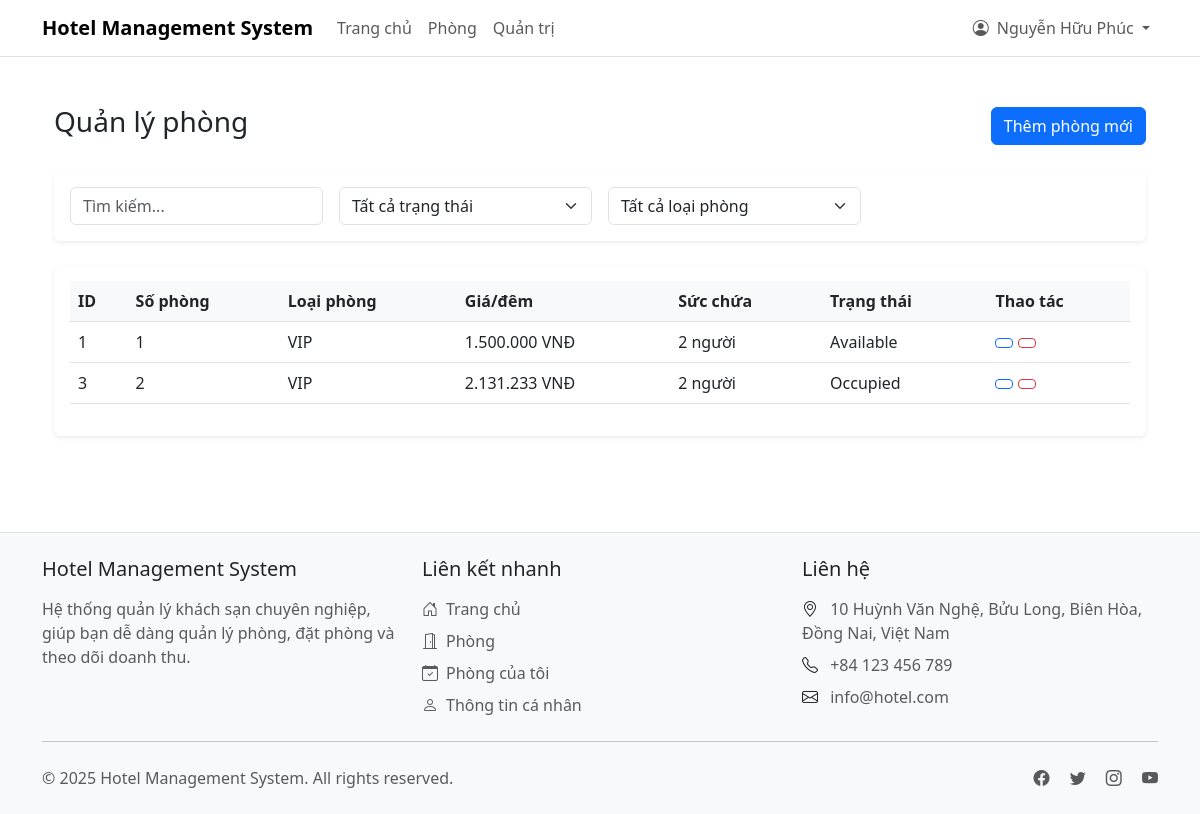
Screenshot of /admin/rooms.php (signed in) with the database file from the repository.
### tables this page shows
CREATE TABLE `rooms` (
  `id` int(11) NOT NULL,
  `room_number` varchar(10) NOT NULL,
  `type` varchar(50) NOT NULL,
  `price_per_night` decimal(10,2) NOT NULL,
  `capacity` int(11) NOT NULL,
  `description` text DEFAULT NULL,
  `status` enum('available','occupied','maintenance') DEFAULT 'available',
  `created_at` timestamp NOT NULL DEFAULT current_timestamp(),
  `updated_at` timestamp NOT NULL DEFAULT current_timestamp() ON UPDATE current_timestamp(),
  `image` varchar(255) DEFAULT NULL
);

### config/Database.php (called while the page is built, shortened)
<?php
class Database {
    private static $instance = null;
    private $pdo;
    private function __construct() {
        try {
            $host = 'localhost';
            $dbname = 'hotel_management2';
            $username = 'root';
            $password = '';
            $this->pdo = new PDO(
                "mysql:host=$host;dbname=$dbname;charset=utf8mb4",
                $username,
                $password,
                [
                    PDO::ATTR_ERRMODE => PDO::ERRMODE_EXCEPTION,
                    PDO::ATTR_DEFAULT_FETCH_MODE => PDO::FETCH_ASSOC,
                    PDO::ATTR_EMULATE_PREPARES => false
                ]
            );
        } catch (PDOException $e) {
            error_log("Database connection failed: " . $e->getMessage());
            throw new Exception("Database connection failed");
        }
    }
    public static function getInstance() {
        if (self::$instance === null) {
            self::$instance = new self();
        }
        return self::$instance;
    }
    public function query($sql, $params = []) {
        try {
            $stmt = $this->pdo->prepare($sql);
            $stmt->execute($params);
            return $stmt;
        } catch (PDOException $e) {
            error_log("Query failed: " . $e->getMessage());
            throw new Exception("Query failed");
        }
    }
    public function fetchAll($sql, $params = []) {
        try {
            $stmt = $this->query($sql, $params);
            return $stmt->fetchAll();
        } catch (Exception $e) {
            error_log("FetchAll failed: " . $e->getMessage());
            return [];
        }
    }
}

### classes/Room.php (called while the page is built, shortened)
<?php
class Room {
    private $db;
    public function __construct() {
        $this->db = Database::getInstance();
        $this->uploadDir = dirname(__DIR__) . '/assets/images/rooms/';
    }
    public function getAllRooms() {
        try {
            $sql = "SELECT * FROM rooms ORDER BY room_number";
            return $this->db->fetchAll($sql);
        } catch (Exception $e) {
            error_log($e->getMessage());
            return [];
        }
    }
}

### admin/rooms.php (the view, shortened to what this page needs)
<?php
require_once '../classes/Room.php';
$room = new Room();
require_once '../includes/header.php';
$rooms = $room->getAllRooms();
?>
<div class="container-fluid py-4">
    <div class="d-flex justify-content-between align-items-center mb-4">
        <h1 class="h3">Quản lý phòng</h1>
        <button type="button" class="btn btn-primary" data-bs-toggle="modal" data-bs-target="#addRoomModal">
            <i class="fas fa-plus"></i> Thêm phòng mới
        </button>
    </div>
    <div class="card mb-4">
        <div class="card-body">
            <div class="row g-3">
                <div class="col-md-3">
                    <input type="text" class="form-control" id="tableFilter" placeholder="Tìm kiếm...">
                </div>
                <div class="col-md-3">
                    <select class="form-select" id="statusFilter">
                        <option value="">Tất cả trạng thái</option>
                    </select>
                </div>
                <div class="col-md-3">
                    <select class="form-select" id="typeFilter">
                        <option value="">Tất cả loại phòng</option>
                    </select>
                </div>
            </div>
        </div>
    </div>
    <div class="card">
        <div class="card-body">
            <div class="table-responsive">
                <table class="table table-hover">
                    <thead>
                        <tr>
                            <th data-sort>ID</th>
                            <th data-sort>Số phòng</th>
                            <th data-sort>Loại phòng</th>
                            <th data-sort>Giá/đêm</th>
                            <th data-sort>Sức chứa</th>
                            <th data-sort>Trạng thái</th>
                            <th>Thao tác</th>
                        </tr>
                    </thead>
                    <tbody>
                        <?php foreach ($rooms as $room): ?>
                            <tr>
                                <td><?= $room['id'] ?></td>
                                <td><?= htmlspecialchars($room['room_number']) ?></td>
                                <td><?= htmlspecialchars($room['type']) ?></td>
                                <td><?= number_format($room['price_per_night'], 0, ',', '.') ?> VNĐ</td>
                                <td><?= $room['capacity'] ?> người</td>
                                <td>
                                    <span class="status-badge status-<?= $room['status'] ?>">
                                        <?= ucfirst($room['status']) ?>
                                    </span>
                                </td>
                                <td>
                                    <button type="button" class="btn btn-sm btn-outline-primary edit-room"
                                            data-bs-toggle="modal"
                                            data-bs-target="#editRoomModal"
                                            data-room='<?= htmlspecialchars(json_encode($room)) ?>'>
                                    </button>
                                    <form method="POST" class="d-inline" onsubmit="return confirm('Bạn có chắc chắn muốn xóa phòng này?');">
                                        <button type="submit" class="btn btn-sm btn-outline-danger">
                                        </button>
                                    </form>
                                </td>
                            </tr>
                        <?php endforeach; ?>
                    </tbody>
                </table>
            </div>
        </div>
    </div>
</div>
<?php require_once '../includes/footer.php'; ?>

### includes/header.php (style rules this page uses)
.card { border: none; box-shadow: 0 0.125rem 0.25rem rgba(0, 0, 0, 0.075); }
.btn { font-weight: 500; }
.btn-primary { background-color: #0d6efd; border-color: #0d6efd; }
.btn-outline-primary { color: #0d6efd; border-color: #0d6efd; }
.table th { font-weight: 600; background-color: #f8f9fa; }
.table td { vertical-align: middle; }

### rows the page displays
rooms: id "1", room_number "1", type "VIP", price_per_night "1.500.000", capacity "2", status "Available"
rooms: id "3", room_number "2", type "VIP", price_per_night "2.131.233", capacity "2", status "Occupied"

### other values shown
SITE_NAME "Hotel Management System"
$_SESSION['user']['name'] "Nguyễn Hữu Phúc"
